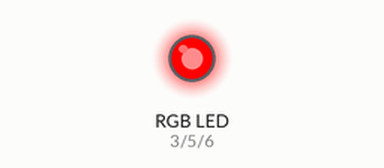
Recording of a sketch running on a simulated Arduino Uno, built with avr-gcc and run on an emulated ATmega328P. Shown: an RGB LED mixed from three pins (HIGH = lit).

Above: at 0.5 s.
At 2.5 s:
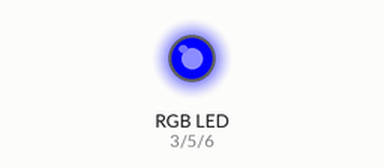
At 3.5 s:
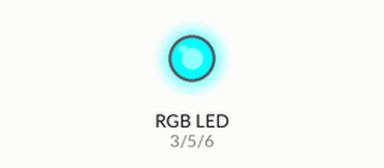
At 4.5 s:
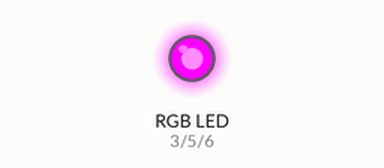
At 6.5 s:
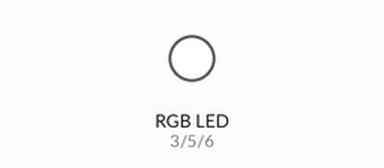
At 9.5 s:
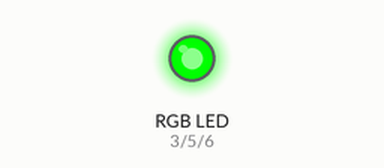
Timing chart, 0 to 10.4 s (numbered marks = the images above):
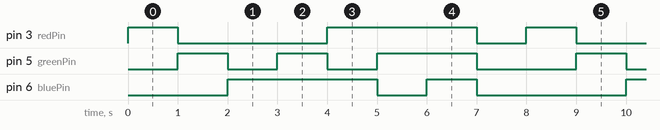

Measured:
- by itself, pin 3 (redPin): repeats every 8.0 s: LOW 3.0 s, HIGH 3.0 s, LOW 1.0 s, HIGH 1.0 s
- by itself, pin 5 (greenPin): repeats every 8.0 s: LOW 1.0 s, HIGH 1.0 s, LOW 1.0 s, HIGH 2.0 s, LOW 2.0 s, HIGH 1.0 s
- by itself, pin 6 (bluePin): repeats every 8.0 s: LOW 1.0 s, HIGH 1.0 s, LOW 3.0 s, HIGH 3.0 s

The sketch:

activity5_rgblight.ino
```cpp
int redPin = 3;
int greenPin = 5;
int bluePin = 6;
//disclaimer: from the testing, pin 6, 5, and 3 are the only pins that outputs analogWrite properly

//init pins
void setup() {
  pinMode(redPin, OUTPUT);
  pinMode(bluePin, OUTPUT);
  pinMode(greenPin, OUTPUT);

}

//create setRGB function
void setRGB (int redValue, int greenValue, int blueValue) {
  analogWrite(redPin, redValue); //puts hue for red value
  analogWrite(bluePin, blueValue); //puts hue for blue value
  analogWrite(greenPin, greenValue); //puts hue for green value
}

//write loop function that sets certain rgb light color per second
void loop() {
  setRGB(255, 0, 0); //outputs red
  delay(1000);
  setRGB(0, 255, 0); //outputs green
  delay(1000);
  setRGB(0, 0, 255); //outputs blue
  delay(1000);
  setRGB(0, 255, 255); //outputs cyan
  delay(1000);
  setRGB(255, 0, 255); //outputs magenta
  delay(1000);
  setRGB(255, 255, 0); //outputs yellow
  delay(1000);
  setRGB(255, 255, 255); //outputs white
  delay(1000);
  setRGB(0, 0, 0); //outputs null
  delay(1000);
}
```
